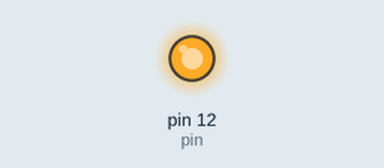
Simulated run of this program. Board: Raspberry Pi (header pin numbers). Shown: output pins drawn as LEDs (lit = HIGH). At 1.2 s the program stops and its outputs stay as they are.

Above: at 0.05 s.
At 0.55 s:
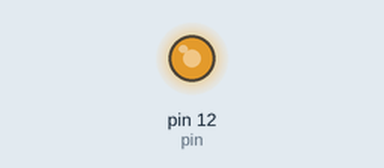
At 1.3 s:
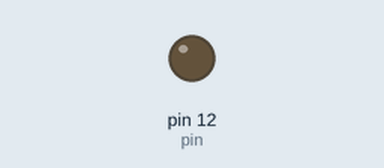
Timing chart, 0 to 2.7 s (numbered marks = the images above):
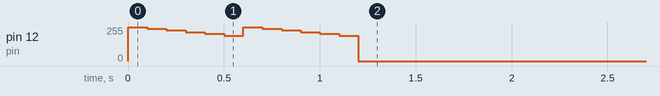

The program:

boot_buzzer.py
```python
#referance
#https://code.google.com/p/raspberry-gpio-python/wiki/PWM

import time
import RPi.GPIO as GPIO
import urllib2
import requests

def LoginSCE(username, password):
  loginUrl = "https://ckwca.sce.pccu.edu.tw/login.php"
  checkUrl = "https://ckwca.sce.pccu.edu.tw/loginCheck.php"
  data = {"user" : username, "password": password, "authserver" : "38"}

  s = requests.session()
  s.get(loginUrl)
  r = s.post(checkUrl, data)
  print r


pin = 12
GPIO.setmode(GPIO.BOARD)
GPIO.setup(pin, GPIO.OUT)

p = GPIO.PWM(pin, 1024)  # channel=12 frequency=50Hz
p.start(0)  # where dc is the duty cycle (0.0 <= dc <= 100.0)

try:
  for dc in range(100, 70, -5):
    p.start(0)
    p.ChangeDutyCycle(dc)
    time.sleep(0.1)
    p.stop()

  for dc in range(100, 70, -5):
    p.start(0)
    p.ChangeDutyCycle(dc)
    time.sleep(0.1)
    p.stop()

except KeyboardInterrupt:
    pass
p.stop()
GPIO.cleanup()
```

Measured:
- by itself, pin 12 (pin): 0/255 → 255/255 at 0.00 s, → 242/255 0.10 s later, → 230/255 0.10 s later, → 217/255 0.10 s later, … (13 changes in this stretch)
